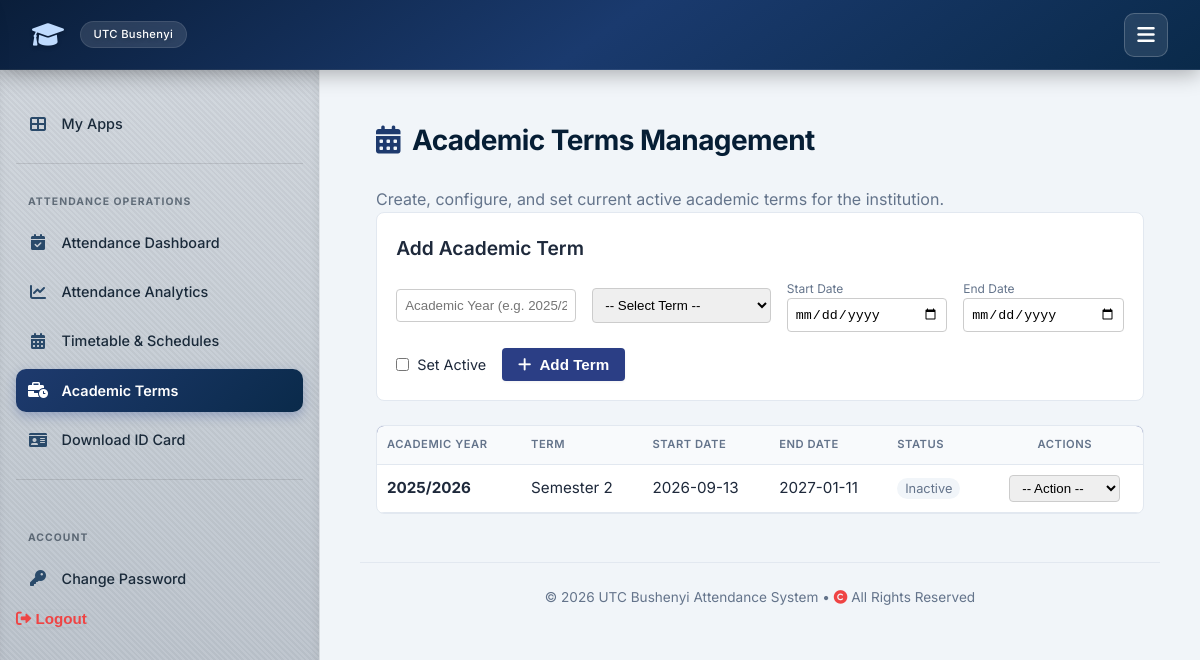
The page /terms/ (signed in) on the database its author committed.
### attendance/models.py (models this page shows, shortened)
class AcademicTerm(models.Model):
    TERM_CHOICES = [
        ('TERM_1', 'Term 1'),
        ('TERM_2', 'Term 2'),
        ('TERM_3', 'Term 3'),
        ('RECESS', 'Recess Term'),
        ('SEMESTER_1', 'Semester 1'),
        ('SEMESTER_2', 'Semester 2'),
    ]
    academic_year = models.CharField(max_length=9, help_text="E.g., 2025/2026")
    term = models.CharField(max_length=10, choices=TERM_CHOICES)
    start_date = models.DateField()
    end_date = models.DateField()
    is_current = models.BooleanField(default=False)
    class Meta:
        unique_together = ('academic_year', 'term')
        verbose_name = "Academic Term"

### attendance/views_admin.py (the view, shortened to what this page needs)
# urls.py: path('terms/', views_admin.manage_academic_terms, name='manage_academic_terms'),
@login_required
def manage_academic_terms(request):
    terms = AcademicTerm.objects.all().order_by('-academic_year', 'term')
    term_choices = AcademicTerm.TERM_CHOICES
    return render(request, 'attendance/manage_academic_terms.html', {
        'terms': terms,
        'term_choices': term_choices,
    })

### attendance/context_processors.py (called while the page is built)
def institution_info(request):
    return {'institution': Institution.objects.first()}

### templates/attendance/manage_academic_terms.html (shortened to what this page needs)
{% extends 'attendance/base.html' %}
{% block content %}
{% block sidebar %}
{% include "attendance/sidebar.html" %}
{% endblock %}
<div style="display: flex; gap: 1.5rem;">
    <div style="flex: 1; padding: 1rem;">
        <h2><i class="fas fa-calendar-alt"></i> Academic Terms Management</h2>
        <p style="color: var(--text-muted);">Create, configure, and set current active academic terms for the institution.</p>
        <div style="margin-bottom: 1.5rem; background: #ffffff; padding: 1.2rem; border-radius: 8px; border: 1px solid var(--border);">
            <h3>Add Academic Term</h3>
            <form method="POST" style="display: flex; gap: 1rem; flex-wrap: wrap; align-items: center; margin-top: 1rem;">
                <input type="text" name="academic_year" placeholder="Academic Year (e.g. 2025/2026)" required style="padding: 8px; border-radius: 4px; border: 1px solid #ccc; flex: 1; min-width: 180px;">
                <select name="term" required style="padding: 8px; border-radius: 4px; border: 1px solid #ccc; flex: 1; min-width: 150px;">
                    <option value="">-- Select Term --</option>
                </select>
                <div style="display: flex; flex-direction: column; flex: 1; min-width: 140px;">
                    <label style="font-size: 0.75rem; color: #64748b;">Start Date</label>
                    <input type="date" name="start_date" required style="padding: 7px; border-radius: 4px; border: 1px solid #ccc;">
                </div>
                <div style="display: flex; flex-direction: column; flex: 1; min-width: 140px;">
                    <label style="font-size: 0.75rem; color: #64748b;">End Date</label>
                    <input type="date" name="end_date" required style="padding: 7px; border-radius: 4px; border: 1px solid #ccc;">
                </div>
                <label style="display: flex; align-items: center; gap: 0.5rem; cursor: pointer; font-size: 0.9rem;">
                    <input type="checkbox" name="is_current" style="accent-color: #2b3e85;"> Set Active
                </label>
                <button type="submit" class="btn" style="background: #2b3e85; color: white; padding: 8px 16px; border-radius: 4px; border: none; cursor: pointer;">
                    <i class="fas fa-plus"></i> Add Term
                </button>
            </form>
        </div>
        <div style="background: #ffffff; border: 1px solid var(--border); border-radius: 8px; overflow: hidden;">
            <table style="width: 100%; border-collapse: collapse;">
                <thead>
                    <tr style="background: #2b3e85; color: white; text-align: left;">
                        <th style="padding: 10px;">Academic Year</th>
                        <th style="padding: 10px;">Term</th>
                        <th style="padding: 10px;">Start Date</th>
                        <th style="padding: 10px;">End Date</th>
                        <th style="padding: 10px;">Status</th>
                        <th style="padding: 10px; text-align: center;">Actions</th>
                    </tr>
                </thead>
                <tbody>
                    {% for t in terms %}
                    <tr style="border-bottom: 1px solid #e2e8f0;">
                        <td style="padding: 10px; font-weight: bold;">{{ t.academic_year }}</td>
                        <td style="padding: 10px;">{{ t.get_term_display }}</td>
                        <td style="padding: 10px;">{{ t.start_date|date:"Y-m-d" }}</td>
                        <td style="padding: 10px;">{{ t.end_date|date:"Y-m-d" }}</td>
                        <td style="padding: 10px;">
                            {% if t.is_current %}
                                <span style="padding: 3px 8px; border-radius: 12px; font-size: 0.8rem; background: #d1fae5; color: #065f46; font-weight: 600;">Active Term</span>
                            {% else %}
                                <span style="padding: 3px 8px; border-radius: 12px; font-size: 0.8rem; background: #f1f5f9; color: #64748b;">Inactive</span>
                            {% endif %}
                        </td>
                        <td style="padding: 10px; text-align: center;">
                            <select onchange="handleTermAction(this, '{% url 'attendance:set_current_term' t.id %}', '{% url 'attendance:delete_academic_term' t.id %}')" style="padding: 4px 8px; border-radius: 4px; border: 1px solid #ccc; cursor: pointer;">
                                <option value="">-- Action --</option>
                            </select>
                        </td>
                    </tr>
                    {% empty %}
                    <tr>
                        <td colspan="6" style="padding: 20px; text-align: center; color: #64748b;">No academic terms created yet.</td>
                    </tr>
                    {% endfor %}
                </tbody>
            </table>
        </div>
    </div>
</div>
{% endblock %}

### static/style.css (style rules this page uses)
:root { --primary: #0f3b3e; --primary-dark: #0c4e6d ; --primary-light: #e6f4f1; --secondary: #2c6e6b; --accent: #3b82f6; --success: #10b981; --success-light: #d1fae5; --danger: #ef4444; --danger-light: #fee2e2; --warning: #f59e0b; --warning-light: #fef3c7; --info: #3b82f6; --info-light: #dbeafe; --bg-main: #f1f5f9; --surface: #ffffff; --surface-hover: #f8fafc; --text-main: #0f172a; --text-muted: #64748b; --border: #e2e8f0; --shadow-sm: 0 1px 3px rgba(0,0,0,0.06); --shadow: 0 4px 12px rgba(0,0,0,0.08); --shadow-lg: 0 10px 30px rgba(0,0,0,0.12); --radius: 16px; --radius-sm: 10px; --transition: all 0.25s cubic-bezier(0.4, 0, 0.2, 1); --font: 'Inter', -apple-system, BlinkMacSystemFont, 'Segoe UI', Roboto, Helvetica, Arial, sans-serif; --nav-height: 70px; --sidebar-width: 320px; }
* { box-sizing: border-box; margin: 0; padding: 0; }
body { font-family: var(--font); background: var(--bg-main); color: var(--text-main); line-height: 1.6; min-height: 100vh; display: flex; flex-direction: column; }
h2 { font-size: 1.75rem; font-weight: 700; color: var(--primary-dark); margin-bottom: 1.5rem; letter-spacing: -0.02em; display: flex; align-items: center; gap: 0.75rem; }
h2 i { color: var(--secondary); }
h3 { font-size: 1.2rem; font-weight: 600; margin-bottom: 1rem; color: var(--text-main); }
table { width: 100%; border-collapse: collapse; font-size: 0.95rem; }
th, td { padding: 0.9rem 1.2rem; text-align: left; border-bottom: 1px solid var(--border); }
th { background: #f8fafc; font-weight: 600; color: var(--text-muted); text-transform: uppercase; font-size: 0.7rem; letter-spacing: 0.05em; }
tr:last-child td { border-bottom: none; }
tbody tr { transition: var(--transition); }
.btn { display: inline-flex; align-items: center; justify-content: center; gap: 0.5rem; background: linear-gradient(135deg, var(--secondary), var(--primary)); color: #fff; padding: 0.75rem 1.8rem; border: none; border-radius: 50px; font-weight: 600; font-size: 0.95rem; cursor: pointer; transition: var(--transition); box-shadow: var(--shadow-sm); text-decoration: none; }

### templates/attendance/base.html (style rules this page uses)
:root { --primary: #0a2a4a; --primary-dark: #061e35; --primary-light: #e6eff9; --secondary: #1e3a6e; --accent: #3b82f6; --success: #3b82f6; --success-light: #dbeafe; --danger: #ef4444; --danger-light: #fee2e2; --warning: #f59e0b; --warning-light: #fef3c7; --info: #3b82f6; --info-light: #dbeafe; --bg-main: #f1f5f9; --surface: #ffffff; --surface-hover: #f8fafc; --text-main: #1e293b; --text-muted: #64748b; --border: #e2e8f0; --shadow-sm: 0 1px 3px rgba(0,0,0,0.06); --shadow: 0 4px 12px rgba(0,0,0,0.08); --shadow-lg: 0 10px 30px rgba(0,0,0,0.12); --radius: 16px; --radius-sm: 10px; --transition: all 0.25s cubic-bezier(0.4, 0, 0.2, 1); --font: 'Inter', -apple-system, BlinkMacSystemFont, 'Segoe UI', Roboto, Helvetica, Arial, sans-serif; --nav-height: 70px; }
* { box-sizing: border-box; margin: 0; padding: 0; }
body { font-family: var(--font); background: var(--bg-main); color: var(--text-main); line-height: 1.6; min-height: 100vh; display: flex; flex-direction: column; }
h2 { font-size: 1.75rem; font-weight: 700; color: var(--primary-dark); margin-bottom: 1.5rem; letter-spacing: -0.02em; display: flex; align-items: center; gap: 0.75rem; }
h2 i { color: var(--secondary); }
h3 { font-size: 1.2rem; font-weight: 600; margin-bottom: 1rem; color: var(--text-main); }
table { width: 100%; border-collapse: collapse; font-size: 0.95rem; }
th, td { padding: 0.9rem 1.2rem; text-align: left; border-bottom: 1px solid var(--border); }
th { background: #f8fafc; font-weight: 600; color: var(--text-muted); text-transform: uppercase; font-size: 0.7rem; letter-spacing: 0.05em; }
.btn { display: inline-flex; align-items: center; justify-content: center; gap: 0.5rem; background: linear-gradient(135deg, var(--secondary), var(--primary)); color: #fff; padding: 0.75rem 1.8rem; border: none; border-radius: 50px; font-weight: 600; font-size: 0.95rem; cursor: pointer; transition: var(--transition); box-shadow: var(--shadow-sm); text-decoration: none; }

### templates/attendance/sidebar.html (style rules this page uses)
:root { --sidebar-width: 320px; }

### rows shown on the page
AcademicTerm: academic_year "2025/2026", term "Semester 2", start_date "2026-09-13", end_date "2027-01-11", is_current "Inactive"
